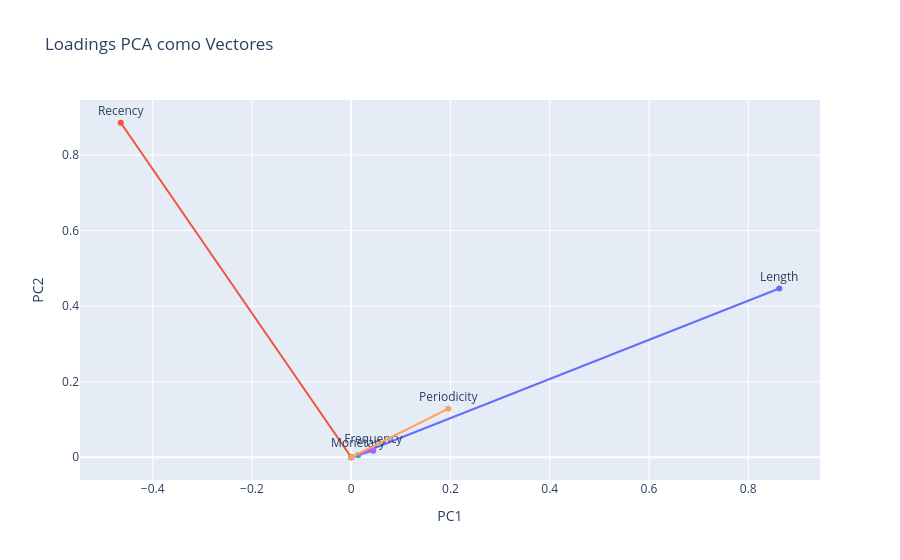

Notebook cell for this chart:
### Code cell
# Visualización de Loadings como Vectores en el Espacio PCA:
fig = go.Figure()
for feature in df_loadings.index:
    fig.add_trace(
        go.Scatter(
            x=[0, df_loadings.loc[feature, "PC1"]],
            y=[0, df_loadings.loc[feature, "PC2"]],
            mode="lines+markers+text",
            text=[None, feature],
            textposition="top center",
            name=feature,
        )
    )
fig.update_layout(title="Loadings PCA como Vectores", xaxis_title="PC1", yaxis_title="PC2", showlegend=False)
fig.show()

### Figure 1 — Plotly figure (JSON) as saved in the notebook; plotly's stock layout.template omitted (floating-point values rounded to 4 significant figures)
{"data": [{"mode": "lines+markers+text", "name": "Length", "text": [null, "Length"], "textposition": "top center", "type": "scatter", "x": [0, 0.8625], "y": [0, 0.4466]}, {"mode": "lines+markers+text", "name": "Recency", "text": [null, "Recency"], "textposition": "top center", "type": "scatter", "x": [0, -0.4644], "y": [0, 0.8853]}, {"mode": "lines+markers+text", "name": "Monetary", "text": [null, "Monetary"], "textposition": "top center", "type": "scatter", "x": [0, 0.01392], "y": [0, 0.005491]}, {"mode": "lines+markers+text", "name": "Frequency", "text": [null, "Frequency"], "textposition": "top center", "type": "scatter", "x": [0, 0.04457], "y": [0, 0.01727]}, {"mode": "lines+markers+text", "name": "Periodicity", "text": [null, "Periodicity"], "textposition": "top center", "type": "scatter", "x": [0, 0.1957], "y": [0, 0.1284]}], "layout": {"showlegend": false, "title": {"text": "Loadings PCA como Vectores"}, "xaxis": {"title": {"text": "PC1"}}, "yaxis": {"title": {"text": "PC2"}}}}
